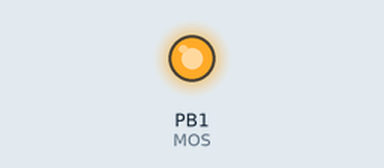
Bench run of a sketch on a simulated ATtiny85, built with avr-gcc and run on an emulated ATtiny85. On the bench: output pins drawn as LEDs (lit = HIGH). Sleep ends after the set time or at an interrupt.

Above: at 0.1 s.
At 62.5 s:
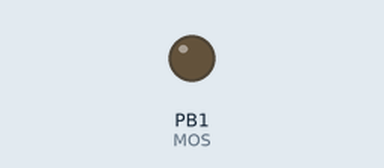
Timing chart, 0 to 64.0 s (numbered marks = the images above):
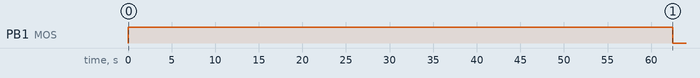

Measured:
- by itself, PB1 (MOS): LOW → HIGH at 0.00 s, → LOW 62.5 s later

The sketch:

digi_pump.ino
```cpp
#define PERIOD 64800   // wait time in seconds
#define WORK 60         // work time in seconds

//#define PERIOD 10
//#define WORK 10

#define MOS 1           // mosfet pin

uint32_t mainTimer, myTimer;

boolean state = false;

#include <avr/wdt.h>
#include <avr/sleep.h>
#include <avr/interrupt.h>
#define adc_disable() (ADCSRA &= ~(1<<ADEN)) // disable ADC (before power-off)
#define adc_enable()  (ADCSRA |=  (1<<ADEN)) // re-enable ADC

void setup() {
  mainTimer = PERIOD;

  for (byte i = 0; i < 6; i++) {
    pinMode(i, INPUT);
  }
  adc_disable();

  wdt_reset();            // watchdog init
  wdt_enable(WDTO_1S);
  // 15MS, 30MS, 60MS, 120MS, 250MS, 500MS, 1S, 2S, 4S, 8S

  WDTCR |= _BV(WDIE);     // allowing interrupts
  sei();                  // allowing interrupts
  set_sleep_mode(SLEEP_MODE_PWR_DOWN);
}

void loop() {
  mainTimer++;

  if (!state) {
    if ((long)mainTimer - myTimer > PERIOD) {
      myTimer = mainTimer;
      state = true;
      pinMode(MOS, OUTPUT);
      digitalWrite(MOS, HIGH);
    }
  } else {
    if ((long)mainTimer - myTimer > WORK) {
      myTimer = mainTimer;
      state = false;
      digitalWrite(MOS, LOW);
      pinMode(MOS, INPUT);
    }
  }

  sleep_enable();
  sleep_cpu();
}

ISR (WDT_vect) {
  WDTCR |= _BV(WDIE);
}
```
